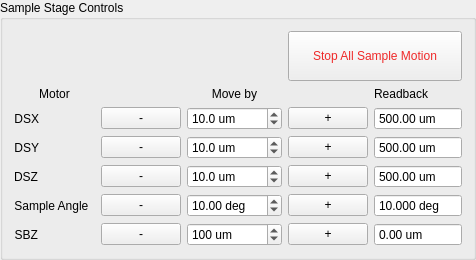
                <widget class="QGroupBox" name="groupBox_39">
                 <property name="enabled">
                  <bool>true</bool>
                 </property>
                 <property name="sizePolicy">
                  <sizepolicy hsizetype="Preferred" vsizetype="Preferred">
                   <horstretch>0</horstretch>
                   <verstretch>0</verstretch>
                  </sizepolicy>
                 </property>
                 <property name="styleSheet">
                  <string notr="true"/>
                 </property>
                 <property name="title">
                  <string>Sample Stage Controls</string>
                 </property>
                 <layout class="QGridLayout" name="gridLayout_90">
                  <item row="0" column="2">
                   <widget class="QLabel" name="label_167">
                    <property name="sizePolicy">
                     <sizepolicy hsizetype="Preferred" vsizetype="Fixed">
                      <horstretch>0</horstretch>
                      <verstretch>0</verstretch>
                     </sizepolicy>
                    </property>
                    <property name="text">
                     <string/>
                    </property>
                   </widget>
                  </item>
                  <item row="4" column="4">
                   <widget class="QPushButton" name="pb_move_dsz_pos">
                    <property name="sizePolicy">
                     <sizepolicy hsizetype="Preferred" vsizetype="Fixed">
                      <horstretch>0</horstretch>
                      <verstretch>0</verstretch>
                     </sizepolicy>
                    </property>
                    <property name="text">
                     <string>+</string>
                    </property>
                   </widget>
                  </item>
                  <item row="5" column="4">
                   <widget class="QPushButton" name="pb_move_dth_pos">
                    <property name="sizePolicy">
                     <sizepolicy hsizetype="Preferred" vsizetype="Fixed">
                      <horstretch>0</horstretch>
                      <verstretch>0</verstretch>
                     </sizepolicy>
                    </property>
                    <property name="text">
                     <string>+</string>
                    </property>
                   </widget>
                  </item>
                  <item row="4" column="0">
                   <widget class="QLabel" name="label_43">
                    <property name="sizePolicy">
                     <sizepolicy hsizetype="Fixed" vsizetype="Preferred">
                      <horstretch>0</horstretch>
                      <verstretch>0</verstretch>
                     </sizepolicy>
                    </property>
                    <property name="text">
                     <string>DSZ</string>
                    </property>
                    <property name="alignment">
                     <set>Qt::AlignRight|Qt::AlignTrailing|Qt::AlignVCenter</set>
                    </property>
                   </widget>
                  </item>
                  <item row="3" column="4">
                   <widget class="QPushButton" name="pb_move_dsy_pos">
                    <property name="sizePolicy">
                     <sizepolicy hsizetype="Preferred" vsizetype="Fixed">
                      <horstretch>0</horstretch>
                      <verstretch>0</verstretch>
                     </sizepolicy>
                    </property>
                    <property name="text">
                     <string>+</string>
                    </property>
                   </widget>
                  </item>
                  <item row="6" column="0">
                   <widget class="QLabel" name="label_82">
                    <property name="sizePolicy">
                     <sizepolicy hsizetype="Fixed" vsizetype="Preferred">
                      <horstretch>0</horstretch>
                      <verstretch>0</verstretch>
                     </sizepolicy>
                    </property>
                    <property name="text">
                     <string>SBZ</string>
                    </property>
                    <property name="alignment">
                     <set>Qt::AlignRight|Qt::AlignTrailing|Qt::AlignVCenter</set>
                    </property>
                   </widget>
                  </item>
                  <item row="2" column="2">
                   <widget class="QDoubleSpinBox" name="db_move_dsx">
                    <property name="sizePolicy">
                     <sizepolicy hsizetype="Preferred" vsizetype="Fixed">
                      <horstretch>0</horstretch>
                      <verstretch>0</verstretch>
                     </sizepolicy>
                    </property>
                    <property name="suffix">
                     <string> um</string>
                    </property>
                    <property name="decimals">
                     <number>1</number>
                    </property>
                    <property name="minimum">
                     <double>-10000.000000000000000</double>
                    </property>
                    <property name="maximum">
                     <double>10000.000000000000000</double>
                    </property>
                    <property name="singleStep">
                     <double>5.000000000000000</double>
                    </property>
                    <property name="value">
                     <double>10.000000000000000</double>
                    </property>
                   </widget>
                  </item>
                  <item row="3" column="5">
                   <widget class="QDoubleSpinBox" name="db_dsy">
                    <property name="sizePolicy">
                     <sizepolicy hsizetype="Preferred" vsizetype="Fixed">
                      <horstretch>0</horstretch>
                      <verstretch>0</verstretch>
                     </sizepolicy>
                    </property>
                    <property name="readOnly">
                     <bool>true</bool>
                    </property>
                    <property name="buttonSymbols">
                     <enum>QAbstractSpinBox::NoButtons</enum>
                    </property>
                    <property name="suffix">
                     <string> um</string>
                    </property>
                    <property name="decimals">
                     <number>2</number>
                    </property>
                    <property name="minimum">
                     <double>-9999.000000000000000</double>
                    </property>
                    <property name="maximum">
                     <double>9999.989999999999782</double>
                    </property>
                    <property name="value">
                     <double>500.000000000000000</double>
                    </property>
                   </widget>
                  </item>
                  <item row="1" column="2">
                   <widget class="QLabel" name="label_131">
                    <property name="sizePolicy">
                     <sizepolicy hsizetype="Preferred" vsizetype="Fixed">
                      <horstretch>0</horstretch>
                      <verstretch>0</verstretch>
                     </sizepolicy>
                    </property>
                    <property name="styleSheet">
                     <string notr="true"/>
                    </property>
                    <property name="text">
                     <string>Move by</string>
                    </property>
                    <property name="alignment">
                     <set>Qt::AlignCenter</set>
                    </property>
                   </widget>
                  </item>
                  <item row="2" column="4">
                   <widget class="QPushButton" name="pb_move_dsx_pos">
                    <property name="sizePolicy">
                     <sizepolicy hsizetype="Preferred" vsizetype="Fixed">
                      <horstretch>0</horstretch>
                      <verstretch>0</verstretch>
                     </sizepolicy>
                    </property>
                    <property name="text">
                     <string>  +  </string>
                    </property>
                   </widget>
                  </item>
                  <item row="5" column="5">
                   <widget class="QDoubleSpinBox" name="db_dsth">
                    <property name="sizePolicy">
                     <sizepolicy hsizetype="Preferred" vsizetype="Fixed">
                      <horstretch>0</horstretch>
                      <verstretch>0</verstretch>
                     </sizepolicy>
                    </property>
                    <property name="readOnly">
                     <bool>true</bool>
                    </property>
                    <property name="buttonSymbols">
                     <enum>QAbstractSpinBox::NoButtons</enum>
                    </property>
                    <property name="suffix">
                     <string> deg</string>
                    </property>
                    <property name="decimals">
                     <number>3</number>
                    </property>
                    <property name="minimum">
                     <double>-200.000000000000000</double>
                    </property>
                    <property name="maximum">
                     <double>200.000000000000000</double>
                    </property>
                    <property name="value">
                     <double>10.000000000000000</double>
                    </property>
                   </widget>
                  </item>
                  <item row="1" column="5">
                   <widget class="QLabel" name="label_168">
                    <property name="text">
                     <string>Readback</string>
                    </property>
                   </widget>
                  </item>
                  <item row="5" column="0">
                   <widget class="QLabel" name="label_169">
                    <property name="sizePolicy">
                     <sizepolicy hsizetype="Fixed" vsizetype="Preferred">
                      <horstretch>0</horstretch>
                      <verstretch>0</verstretch>
                     </sizepolicy>
                    </property>
                    <property name="text">
                     <string>Sample Angle  </string>
                    </property>
                    <property name="alignment">
                     <set>Qt::AlignRight|Qt::AlignTrailing|Qt::AlignVCenter</set>
                    </property>
                   </widget>
                  </item>
                  <item row="2" column="5">
                   <widget class="QDoubleSpinBox" name="db_dsx">
                    <property name="sizePolicy">
                     <sizepolicy hsizetype="Preferred" vsizetype="Fixed">
                      <horstretch>0</horstretch>
                      <verstretch>0</verstretch>
                     </sizepolicy>
                    </property>
                    <property name="readOnly">
                     <bool>true</bool>
                    </property>
                    <property name="buttonSymbols">
                     <enum>QAbstractSpinBox::NoButtons</enum>
                    </property>
                    <property name="suffix">
                     <string> um</string>
                    </property>
                    <property name="decimals">
                     <number>2</number>
                    </property>
                    <property name="minimum">
                     <double>-9999.000000000000000</double>
                    </property>
                    <property name="maximum">
                     <double>9999.000000000000000</double>
                    </property>
                    <property name="value">
                     <double>500.000000000000000</double>
                    </property>
                   </widget>
                  </item>
                  <item row="4" column="2">
                   <widget class="QDoubleSpinBox" name="db_move_dsz">
                    <property name="sizePolicy">
                     <sizepolicy hsizetype="Preferred" vsizetype="Fixed">
                      <horstretch>0</horstretch>
                      <verstretch>0</verstretch>
                     </sizepolicy>
                    </property>
                    <property name="suffix">
                     <string> um</string>
                    </property>
                    <property name="decimals">
                     <number>1</number>
                    </property>
                    <property name="minimum">
                     <double>-10000.000000000000000</double>
                    </property>
                    <property name="maximum">
                     <double>10000.000000000000000</double>
                    </property>
                    <property name="singleStep">
                     <double>5.000000000000000</double>
                    </property>
                    <property name="value">
                     <double>10.000000000000000</double>
                    </property>
                   </widget>
                  </item>
                  <item row="3" column="2">
                   <widget class="QDoubleSpinBox" name="db_move_dsy">
                    <property name="sizePolicy">
                     <sizepolicy hsizetype="Preferred" vsizetype="Fixed">
                      <horstretch>0</horstretch>
                      <verstretch>0</verstretch>
                     </sizepolicy>
                    </property>
                    <property name="suffix">
                     <string> um</string>
                    </property>
                    <property name="decimals">
                     <number>1</number>
                    </property>
                    <property name="minimum">
                     <double>-10000.000000000000000</double>
                    </property>
                    <property name="maximum">
                     <double>10000.000000000000000</double>
                    </property>
                    <property name="singleStep">
                     <double>5.000000000000000</double>
                    </property>
                    <property name="value">
                     <double>10.000000000000000</double>
                    </property>
                   </widget>
                  </item>
                  <item row="2" column="0">
                   <widget class="QLabel" name="label_170">
                    <property name="sizePolicy">
                     <sizepolicy hsizetype="Fixed" vsizetype="Preferred">
                      <horstretch>0</horstretch>
                      <verstretch>0</verstretch>
                     </sizepolicy>
                    </property>
                    <property name="text">
                     <string>DSX</string>
                    </property>
                    <property name="alignment">
                     <set>Qt::AlignRight|Qt::AlignTrailing|Qt::AlignVCenter</set>
                    </property>
                   </widget>
                  </item>
                  <item row="6" column="2">
                   <widget class="QDoubleSpinBox" name="db_move_sbz">
                    <property name="sizePolicy">
                     <sizepolicy hsizetype="Preferred" vsizetype="Fixed">
                      <horstretch>0</horstretch>
                      <verstretch>0</verstretch>
                     </sizepolicy>
                    </property>
                    <property name="suffix">
                     <string> um</string>
                    </property>
                    <property name="decimals">
                     <number>0</number>
                    </property>
                    <property name="minimum">
                     <double>-50000.000000000000000</double>
                    </property>
                    <property name="maximum">
                     <double>50000.000000000000000</double>
                    </property>
                    <property name="singleStep">
                     <double>100.000000000000000</double>
                    </property>
                    <property name="value">
                     <double>100.000000000000000</double>
                    </property>
                   </widget>
                  </item>
                  <item row="4" column="5">
                   <widget class="QDoubleSpinBox" name="db_dsz">
                    <property name="sizePolicy">
                     <sizepolicy hsizetype="Preferred" vsizetype="Fixed">
                      <horstretch>0</horstretch>
                      <verstretch>0</verstretch>
                     </sizepolicy>
                    </property>
                    <property name="readOnly">
                     <bool>true</bool>
                    </property>
                    <property name="buttonSymbols">
                     <enum>QAbstractSpinBox::NoButtons</enum>
                    </property>
                    <property name="suffix">
                     <string> um</string>
                    </property>
                    <property name="decimals">
                     <number>2</number>
                    </property>
                    <property name="minimum">
                     <double>-9999.000000000000000</double>
                    </property>
                    <property name="maximum">
                     <double>9999.989999999999782</double>
                    </property>
                    <property name="value">
                     <double>500.000000000000000</double>
                    </property>
                   </widget>
                  </item>
                  <item row="5" column="2">
                   <widget class="QDoubleSpinBox" name="db_move_dsth">
                    <property name="sizePolicy">
                     <sizepolicy hsizetype="Preferred" vsizetype="Fixed">
                      <horstretch>0</horstretch>
                      <verstretch>0</verstretch>
                     </sizepolicy>
                    </property>
                    <property name="suffix">
                     <string> deg</string>
                    </property>
                    <property name="minimum">
                     <double>-120.000000000000000</double>
                    </property>
                    <property name="maximum">
                     <double>120.000000000000000</double>
                    </property>
                    <property name="singleStep">
                     <double>10.000000000000000</double>
                    </property>
                    <property name="value">
                     <double>10.000000000000000</double>
                    </property>
                   </widget>
                  </item>
                  <item row="6" column="5">
                   <widget class="QDoubleSpinBox" name="db_sbz">
                    <property name="sizePolicy">
                     <sizepolicy hsizetype="Preferred" vsizetype="Fixed">
                      <horstretch>0</horstretch>
                      <verstretch>0</verstretch>
                     </sizepolicy>
                    </property>
                    <property name="readOnly">
                     <bool>true</bool>
                    </property>
                    <property name="buttonSymbols">
                     <enum>QAbstractSpinBox::NoButtons</enum>
                    </property>
                    <property name="suffix">
                     <string> um</string>
                    </property>
                    <property name="decimals">
                     <number>2</number>
                    </property>
                    <property name="minimum">
                     <double>-10000.000000000000000</double>
                    </property>
                    <property name="maximum">
                     <double>100000.000000000000000</double>
                    </property>
                    <property name="value">
                     <double>0.000000000000000</double>
                    </property>
                   </widget>
                  </item>
                  <item row="1" column="0">
                   <widget class="QLabel" name="label_171">
                    <property name="sizePolicy">
                     <sizepolicy hsizetype="Preferred" vsizetype="Fixed">
                      <horstretch>0</horstretch>
                      <verstretch>0</verstretch>
                     </sizepolicy>
                    </property>
                    <property name="styleSheet">
                     <string notr="true"/>
                    </property>
                    <property name="text">
                     <string>Motor</string>
                    </property>
                    <property name="alignment">
                     <set>Qt::AlignCenter</set>
                    </property>
                   </widget>
                  </item>
                  <item row="3" column="0">
                   <widget class="QLabel" name="label_172">
                    <property name="sizePolicy">
                     <sizepolicy hsizetype="Fixed" vsizetype="Preferred">
                      <horstretch>0</horstretch>
                      <verstretch>0</verstretch>
                     </sizepolicy>
                    </property>
                    <property name="text">
                     <string>DSY</string>
                    </property>
                    <property name="alignment">
                     <set>Qt::AlignRight|Qt::AlignTrailing|Qt::AlignVCenter</set>
                    </property>
                   </widget>
                  </item>
                  <item row="6" column="4">
                   <widget class="QPushButton" name="pb_move_sbz_pos">
                    <property name="sizePolicy">
                     <sizepolicy hsizetype="Preferred" vsizetype="Fixed">
                      <horstretch>0</horstretch>
                      <verstretch>0</verstretch>
                     </sizepolicy>
                    </property>
                    <property name="text">
                     <string>+</string>
                    </property>
                   </widget>
                  </item>
                  <item row="2" column="1">
                   <widget class="QPushButton" name="pb_move_dsx_neg">
                    <property name="sizePolicy">
                     <sizepolicy hsizetype="Preferred" vsizetype="Fixed">
                      <horstretch>0</horstretch>
                      <verstretch>0</verstretch>
                     </sizepolicy>
                    </property>
                    <property name="text">
                     <string>   -   </string>
                    </property>
                   </widget>
                  </item>
                  <item row="3" column="1">
                   <widget class="QPushButton" name="pb_move_dsy_neg">
                    <property name="sizePolicy">
                     <sizepolicy hsizetype="Preferred" vsizetype="Fixed">
                      <horstretch>0</horstretch>
                      <verstretch>0</verstretch>
                     </sizepolicy>
                    </property>
                    <property name="text">
                     <string>-</string>
                    </property>
                   </widget>
                  </item>
                  <item row="4" column="1">
                   <widget class="QPushButton" name="pb_move_dsz_neg">
                    <property name="sizePolicy">
                     <sizepolicy hsizetype="Preferred" vsizetype="Fixed">
                      <horstretch>0</horstretch>
                      <verstretch>0</verstretch>
                     </sizepolicy>
                    </property>
                    <property name="text">
                     <string>-</string>
                    </property>
                   </widget>
                  </item>
                  <item row="5" column="1">
                   <widget class="QPushButton" name="pb_move_dth_pos_neg">
                    <property name="sizePolicy">
                     <sizepolicy hsizetype="Preferred" vsizetype="Fixed">
                      <horstretch>0</horstretch>
                      <verstretch>0</verstretch>
                     </sizepolicy>
                    </property>
                    <property name="text">
                     <string>-</string>
                    </property>
                   </widget>
                  </item>
                  <item row="6" column="1">
                   <widget class="QPushButton" name="pb_move_sbz_neg">
                    <property name="sizePolicy">
                     <sizepolicy hsizetype="Preferred" vsizetype="Fixed">
                      <horstretch>0</horstretch>
                      <verstretch>0</verstretch>
                     </sizepolicy>
                    </property>
                    <property name="text">
                     <string>-</string>
                    </property>
                   </widget>
                  </item>
                  <item row="0" column="4" colspan="2">
                   <widget class="QPushButton" name="pb_mll_stop_all_sample">
                    <property name="sizePolicy">
                     <sizepolicy hsizetype="Preferred" vsizetype="Preferred">
                      <horstretch>0</horstretch>
                      <verstretch>0</verstretch>
                     </sizepolicy>
                    </property>
                    <property name="styleSheet">
                     <string notr="true">color: rgb(239, 41, 41);</string>
                    </property>
                    <property name="text">
                     <string>
Stop All Sample Motion
</string>
                    </property>
                   </widget>
                  </item>
                 </layout>
                </widget>
